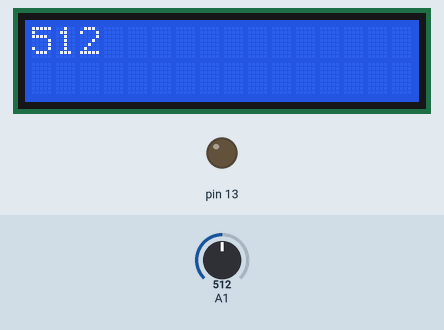
A sketch run on a simulated Arduino Uno, built with avr-gcc and run on an emulated ATmega328P. Shown: 16×2 character LCD, output pins drawn as LEDs (lit = HIGH). The inputs (shaded band) are chosen by the test bench; at power-on: A1 = 512. What the sketch prints to the serial monitor is not drawn.

Above: at 1.2 s.
1.3 s: A1 set to 716
At 2.5 s:
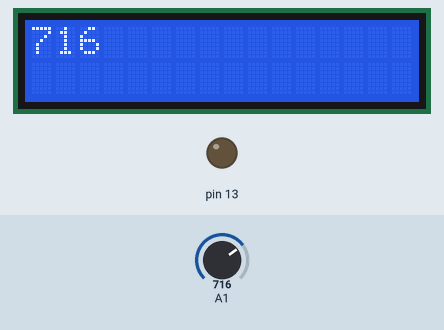
3.5 s: A1 set to 900
At 5.2 s:
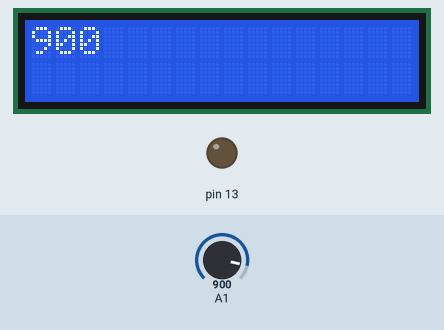
5.5 s: A1 set to 1023
At 6.9 s:
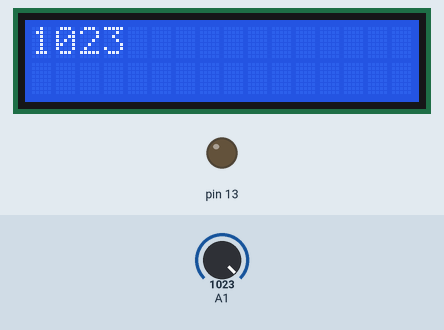
Timing chart, 0 to 8.5 s (numbered marks = the images above; inputs shaded):
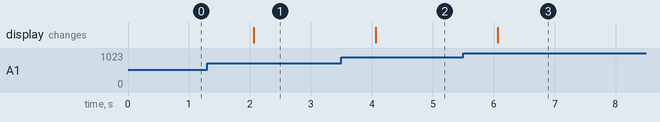

The sketch:

Thermistor_Test.ino
```cpp
 int voltageR = 0;


  //Set Up Liquid Crystal Display
    // include the library code:
    #include <LiquidCrystal.h>
    // initialize the library with the numbers of the interface pins
    LiquidCrystal lcd(8, 9, 4, 5, 6, 7);

void setup() {
  // put your setup code here, to run once:
    pinMode(13, OUTPUT);

   // set up the LCD's number of columns and rows:
    lcd.begin(16, 2);


  //set up Serial
    Serial.begin(9600);
}

void loop() {
  // put your main code here, to run repeatedly:
    voltageR = analogRead(1);
    String voltageRStr = String(voltageR);
    lcd.setCursor(0,0);
    lcd.print(voltageRStr);
    Serial.println(voltageR);
    delay(1000);
}
```

Measured:
- after the input at 1.3 s, the display: changes after 0.77 s (image 1)
- after the input at 3.5 s, the display: changes after 0.57 s (image 2)
- after the input at 5.5 s, the display: changes after 0.57 s (image 3)
